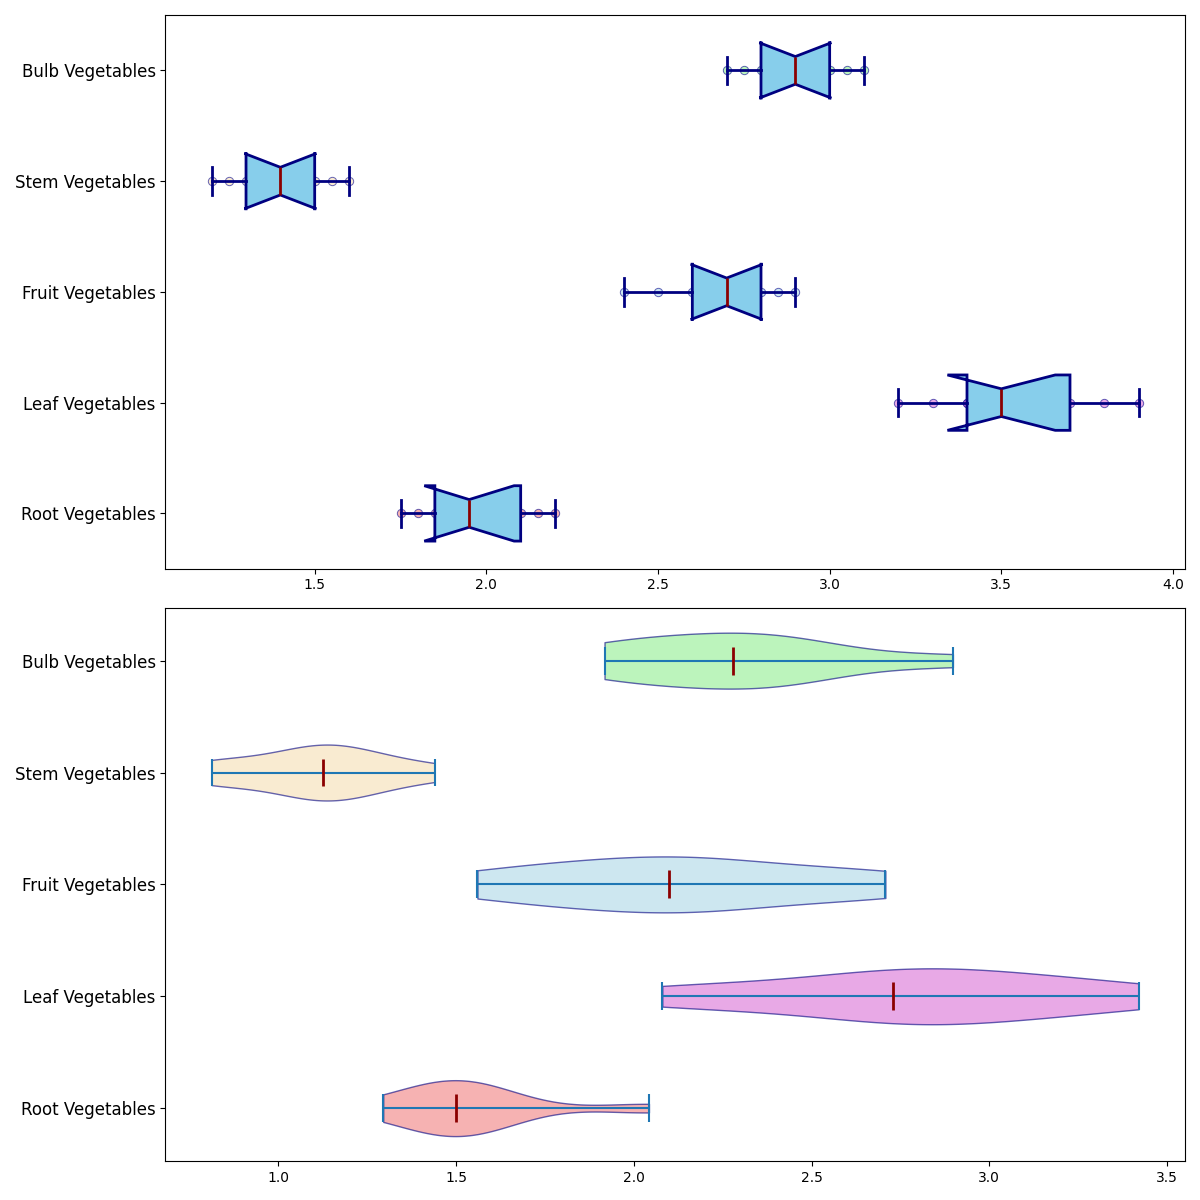

This figure's Python source:
import matplotlib.pyplot as plt
import numpy as np

root_vegetables = [1.8, 2.0, 1.9, 2.1, 1.75, 2.2, 1.95, 2.15, 1.85]
leaf_vegetables = [3.4, 3.6, 3.5, 3.3, 3.8, 3.2, 3.7, 3.4, 3.9]
fruit_vegetables = [2.6, 2.8, 2.7, 2.5, 2.9, 2.4, 2.75, 2.85, 2.65]
stem_vegetables = [1.3, 1.5, 1.4, 1.2, 1.6, 1.25, 1.45, 1.35, 1.55]
bulb_vegetables = [3.0, 2.8, 2.9, 3.1, 2.7, 2.95, 2.85, 3.05, 2.75]

variation_factors = [0.8, 0.75, 0.85, 0.7, 0.9, 0.65, 0.8, 0.95, 0.7]
root_vegetables_var = np.multiply(root_vegetables, variation_factors)
leaf_vegetables_var = np.multiply(leaf_vegetables, variation_factors)
fruit_vegetables_var = np.multiply(fruit_vegetables, variation_factors)
stem_vegetables_var = np.multiply(stem_vegetables, variation_factors)
bulb_vegetables_var = np.multiply(bulb_vegetables, variation_factors)

box_plot_data = [root_vegetables, leaf_vegetables, fruit_vegetables, stem_vegetables, bulb_vegetables]
violin_plot_data = [root_vegetables_var, leaf_vegetables_var, fruit_vegetables_var, stem_vegetables_var, bulb_vegetables_var]
labels = ["Root Vegetables", "Leaf Vegetables", "Fruit Vegetables", "Stem Vegetables", "Bulb Vegetables"]

fig, axs = plt.subplots(2, 1, figsize=(12, 12))

# Box plot in the first position with overlay of individual data points and shuffled colors
axs[0].boxplot(box_plot_data, vert=False, patch_artist=True, notch=True, 
               boxprops=dict(facecolor='skyblue', color='navy', linewidth=2),
               whiskerprops=dict(color='navy', linewidth=2),
               capprops=dict(color='navy', linewidth=2),
               medianprops=dict(color='darkred', linewidth=2))

shuffled_colors = ['lightcoral', 'orchid', 'lightblue', 'wheat', 'lightgreen']
for i, data in enumerate(box_plot_data):
    y = [i + 1] * len(data)
    axs[0].scatter(data, y, alpha=0.6, color=shuffled_colors[i], edgecolor='darkblue', linewidth=0.7)

axs[0].set_yticks(np.arange(1, len(labels) + 1))
axs[0].set_yticklabels(labels, fontsize=12)

# Violin plot in the second position with shuffled colors
violin_parts = axs[1].violinplot(violin_plot_data, vert=False, showmeans=False, showmedians=True)

for pc, color in zip(violin_parts['bodies'], shuffled_colors):
    pc.set_facecolor(color)
    pc.set_edgecolor('navy')
    pc.set_alpha(0.6)

violin_parts['cmedians'].set_color('darkred')
violin_parts['cmedians'].set_linewidth(2)

axs[1].set_yticks(np.arange(1, len(labels) + 1))
axs[1].set_yticklabels(labels, fontsize=12)

plt.tight_layout()
plt.show()
